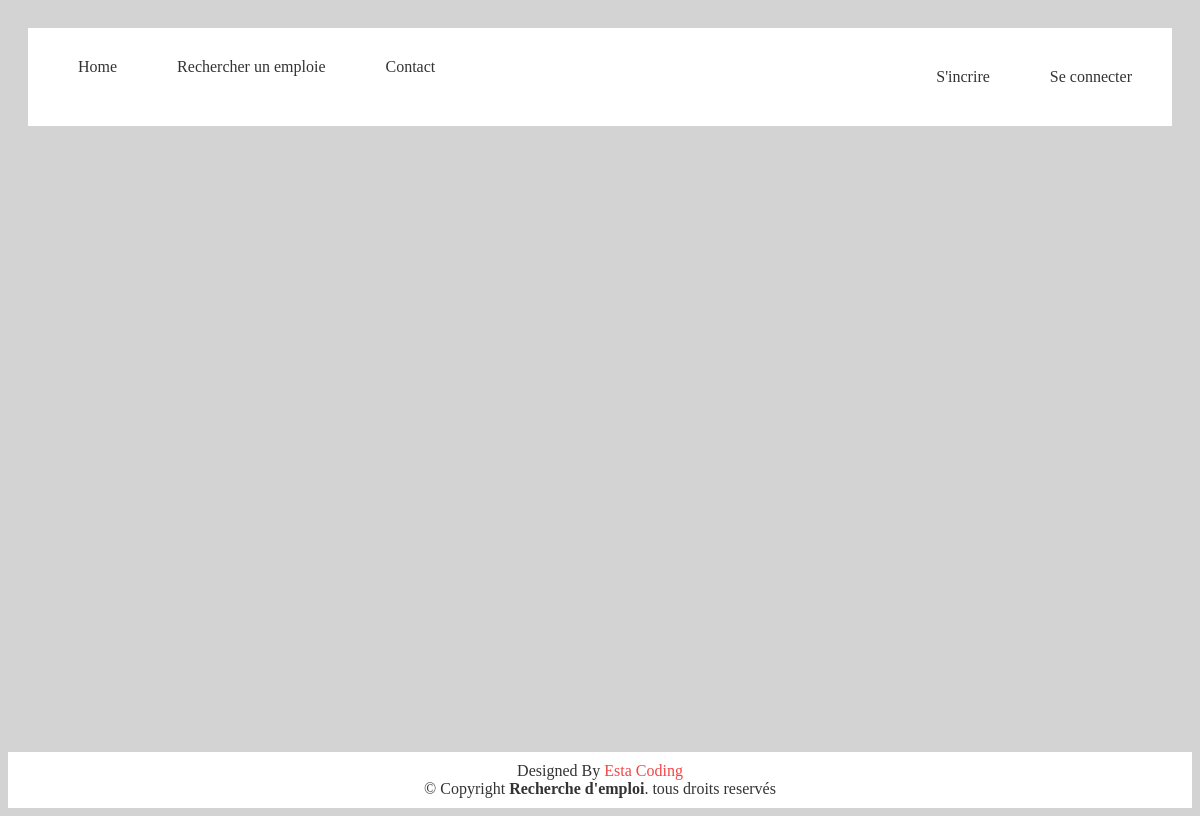
Before: / with the older database file.
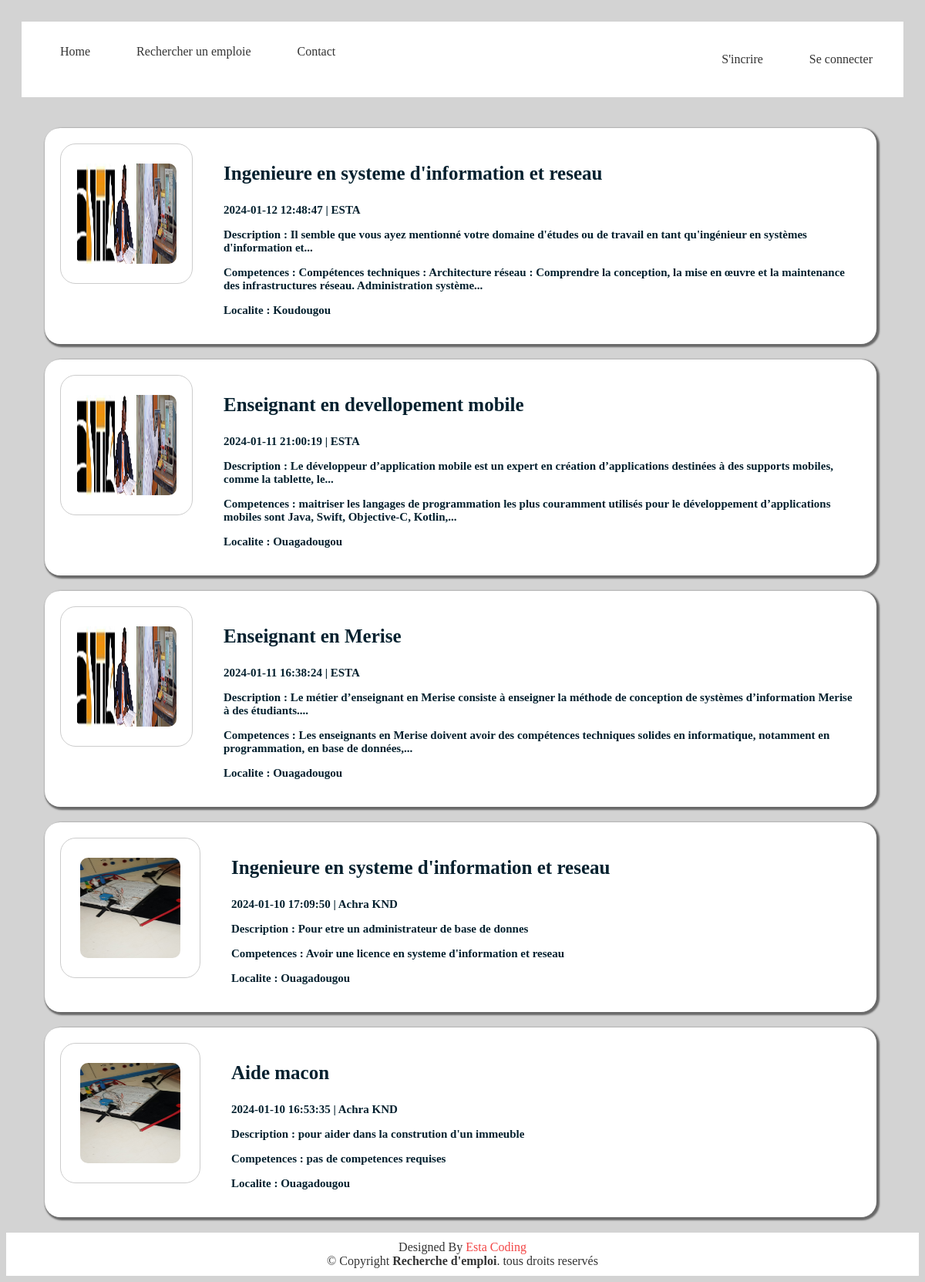
After: the same page with the newer database file.
### tables this page shows
CREATE TABLE `emploi` (
  `id_emploi` int NOT NULL,
  `id_entreprise` int NOT NULL,
  `poste` varchar(250) NOT NULL,
  `contrat` varchar(250) NOT NULL,
  `nombre` int NOT NULL,
  `Description` longtext NOT NULL,
  `competence` text NOT NULL,
  `localite` varchar(250) NOT NULL,
  `image` varchar(250) NOT NULL,
  `secteur_activite` varchar(250) NOT NULL,
  `niveau` varchar(250) NOT NULL,
  `date_publication` timestamp NULL DEFAULT CURRENT_TIMESTAMP,
  `date_modification` timestamp NULL DEFAULT CURRENT_TIMESTAMP,
  `views` int DEFAULT '0'
);

CREATE TABLE `entreprise` (
  `id_entreprise` int NOT NULL,
  `nom_entreprise` varchar(255) DEFAULT NULL,
  `adresse_entreprise` varchar(250) DEFAULT NULL,
  `email_entreprise` varchar(250) DEFAULT NULL,
  `password_entreprise` varchar(250) DEFAULT NULL,
  `logo_entreprise` varchar(250) DEFAULT NULL,
  `site` varchar(250) DEFAULT NULL,
  `ville` varchar(250) DEFAULT NULL,
  `code_postal` int DEFAULT NULL,
  `nom` varchar(250) DEFAULT NULL,
  `prenom` varchar(250) DEFAULT NULL,
  `fonction` varchar(250) DEFAULT NULL,
  `numero` int DEFAULT NULL
);

### PHP/function/auth.php (called while the page is built, shortened)
<?php
        function est_connect():bool{
            return isset($_SESSION["candidat"]) || isset($_SESSION["entreprise"]);
        }

### PHP/accueil.php (the view, shortened to what this page needs)
<?php
function couperPhrase($phrase, $nombreDeMots = 19) {
    $mots = explode(" ", $phrase);
    if (count($mots) > $nombreDeMots) {
        $motsCoupes = array_slice($mots, 0, $nombreDeMots);
        $phraseCoupée = implode(" ", $motsCoupes);
        $phraseCoupée .= "...";
        return $phraseCoupée;
    } else {
        return $phrase;
    }
}
$serveur = "localhost";
$nomUtilisateur = "test";
$motDePasse = "MyP@ssw0rd123";
$nomBaseDeDonnees = "emploi";
$conn = mysqli_connect($serveur, $nomUtilisateur, $motDePasse, $nomBaseDeDonnees)
or die("La connexion à la base de données a échoué : " . mysqli_connect_error());
$sql = mysqli_query($conn, "SELECT emploi.*, entreprise.*
                            from emploi emploi
                            JOIN entreprise ON emploi.id_entreprise = entreprise.id_entreprise
                            ORDER BY date_publication DESC");
?>
<div class="listes">
    <?php if (mysqli_num_rows($sql)>0):  ?>
        <div class="colonne">
            <?php foreach($sql as $offre) : ?>
                <a href="/offre/voirPlus?id=<?=$offre['id_emploi']?>" class="content">
                    <div class="image">
                        <img src="image/<?=$offre['logo_entreprise']?>" alt="">
                    </div>
                    <div class="details">
                        <p class="titre"> <?=$offre['poste']?> </p>
                        <p class="soustitre"><?= $offre['date_publication'] ." | ". $offre['nom_entreprise'] ?></p>
                        <p class="moyentitre">Description : <?=  couperPhrase($offre['Description'])?></p>
                        <p class="moyentitre">Competences : <?= couperPhrase($offre['competence'])?></p>
                        <p class="moyentitre">Localite : <?= $offre['localite']?></p>
                    </div>
                </a>
            <?php endforeach; ?>
        </div>
    <?php endif; ?>
</div>

### index.php (shortened to what this page needs)
<?php
require_once'PHP/function/auth.php';
$requestUri = $_SERVER["REQUEST_URI"];
function route($requestUri) {
    $path = strtok($requestUri, '?');
    switch ($path) {
        case '/':
            require_once 'PHP/accueil.php';;
            break;
    }
}
route($requestUri);
$contenu = ob_get_clean();
?>
<!DOCTYPE html>
<html lang="en">
<head>
    <link rel="stylesheet" href="CSS/template.css">
</head>
<body>
<nav>
<ul>
  <li><a href="/">Home</a></li>
  <li><a href="/recherche">Rechercher un emploie</a></li>
  <li><a href="#contact">Contact</a></li>
  <li style="float:right">
    <ul>
    <?php if(!est_connect()):?>
        <li><a href="inscription">S'incrire</a></li>
        <li><a href="login">Se connecter</a></li>
    <?php endif; ?>
    </ul>
    </li>
</ul>
</nav>
<div class="container">
    <?= $contenu ?>
</div>
<footer id="footer">
    <div class="credite text-center">
        Designed By <a href="#"> Esta Coding</a>
    </div>
    <div class="copyright text-center">
      &copy; Copyright <strong><span>Recherche d'emploi</span></strong>. tous droits reservés
  </div>
</footer>
</body>
</html>

### CSS/template.css (style rules this page uses)
body { background-color: lightgray; display: flex; flex-direction: column; min-height: 100vh; }
nav { padding: 20px; }
nav ul { list-style-type: none; margin: 0; padding: 0; overflow: hidden; background-color: #fff; }
nav ul li { float: left; }
nav ul li a { display: block; color: #333; text-align: center; padding: 20px; text-decoration: none; }
footer { background-color: #fff; text-align: center; color: #333; margin-top: auto; }
footer .credite a { color: #f34545; }
.container { margin-left: 30px; }

### PHP/accueil.php (style rules this page uses)
.listes { display: flex; justify-content: center; }
a { text-decoration: none; }
.colonne { display: block; width: 100%; }
.content { display: flex; background-color: #fff; box-shadow: 2px 2px 2px 2px rgba(0,0,0,.5); padding: 20px; margin: 20px; border-radius: 20px; width: 90%; }
.image { width: 140px; height: 140px; display: flex; justify-content: center; align-items: center; padding: 20px; background-color: #fff; border-radius: 20px; border: 1px solid #ccc; }
img { width: 130px; height: 130px; border-radius: 10px; }
.details { margin-left: 40px; }
.titre { font-size: 25px; color: #04202e; font-weight: 600; }
.soustitre { font-size: 15px; color: #04202e; font-weight: 600; }
.moyentitre { font-size: 15px; color: #04202e; font-weight: 600; }

### index.php (style rules this page uses)
body { background-color: lightgray; display: flex; flex-direction: column; min-height: 100vh; }
nav { position: sticky; top: 0; }
nav ul { list-style-type: none; margin: 0; padding: 10px; overflow: hidden; background-color: #fff; }
nav ul li { float: left; }
nav ul li a { display: block; color: #333; text-align: center; text-decoration: none; margin-left: 20px; }
footer { background-color: #fff; padding: 10px; text-align: center; color: #333; margin-top: auto; }
footer .credite a { color: #f34545; }
.container { margin-left: 30px; }

Changed rows visible on the page:
added emploi: id_entreprise.logo_entreprise (picture), poste "Ingenieure en systeme d'information et reseau", date_publication "2024-01-12 12:48:47", id_entreprise.nom_entreprise "ESTA", Description "Il semble que vous ayez mentionné votre domaine d'études ou de travail en tant qu'ingénieur en systèmes d'information et...", competence "Compétences techniques : Architecture réseau : Comprendre la conception, la mise en œuvre et la maintenance des infrastructures réseau. Administration système...", localite "Koudougou"
added emploi: id_entreprise.logo_entreprise (picture), poste "Enseignant en devellopement mobile", date_publication "2024-01-11 21:00:19", id_entreprise.nom_entreprise "ESTA", Description "Le développeur d’application mobile est un expert en création d’applications destinées à des supports mobiles, comme la tablette, le...", competence "maitriser les langages de programmation les plus couramment utilisés pour le développement d’applications mobiles sont Java, Swift, Objective-C, Kotlin,...", localite "Ouagadougou"
added emploi: id_entreprise.logo_entreprise (picture), poste "Enseignant en Merise", date_publication "2024-01-11 16:38:24", id_entreprise.nom_entreprise "ESTA", Description "Le métier d’enseignant en Merise consiste à enseigner la méthode de conception de systèmes d’information Merise à des étudiants....", competence "Les enseignants en Merise doivent avoir des compétences techniques solides en informatique, notamment en programmation, en base de données,...", localite "Ouagadougou"
added emploi: id_entreprise.logo_entreprise (picture), poste "Ingenieure en systeme d'information et reseau", date_publication "2024-01-10 17:09:50", id_entreprise.nom_entreprise "Achra KND", Description "Pour etre un administrateur de base de donnes", competence "Avoir une licence en systeme d'information et reseau", localite "Ouagadougou"
added emploi: id_entreprise.logo_entreprise (picture), poste "Aide macon", date_publication "2024-01-10 16:53:35", id_entreprise.nom_entreprise "Achra KND", Description "pour aider dans la constrution d'un immeuble", competence "pas de competences requises", localite "Ouagadougou"
